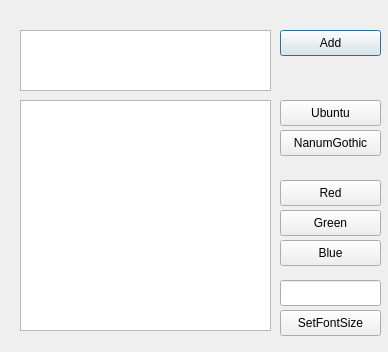
<?xml version="1.0" encoding="UTF-8"?>
<ui version="4.0">
 <class>Dialog</class>
 <widget class="QDialog" name="Dialog">
  <property name="geometry">
   <rect>
    <x>0</x>
    <y>0</y>
    <width>388</width>
    <height>352</height>
   </rect>
  </property>
  <property name="windowTitle">
   <string>Dialog</string>
  </property>
  <widget class="QTextEdit" name="Input">
   <property name="geometry">
    <rect>
     <x>20</x>
     <y>30</y>
     <width>251</width>
     <height>61</height>
    </rect>
   </property>
  </widget>
  <widget class="QPushButton" name="Add">
   <property name="geometry">
    <rect>
     <x>280</x>
     <y>30</y>
     <width>101</width>
     <height>26</height>
    </rect>
   </property>
   <property name="text">
    <string>Add</string>
   </property>
  </widget>
  <widget class="QTextEdit" name="Output">
   <property name="geometry">
    <rect>
     <x>20</x>
     <y>100</y>
     <width>251</width>
     <height>231</height>
    </rect>
   </property>
   <property name="readOnly">
    <bool>true</bool>
   </property>
  </widget>
  <widget class="QPushButton" name="FontUbuntu">
   <property name="geometry">
    <rect>
     <x>280</x>
     <y>100</y>
     <width>101</width>
     <height>26</height>
    </rect>
   </property>
   <property name="text">
    <string>Ubuntu</string>
   </property>
  </widget>
  <widget class="QPushButton" name="FontNanumGothic">
   <property name="geometry">
    <rect>
     <x>280</x>
     <y>130</y>
     <width>101</width>
     <height>26</height>
    </rect>
   </property>
   <property name="text">
    <string>NanumGothic</string>
   </property>
  </widget>
  <widget class="QPushButton" name="Red">
   <property name="geometry">
    <rect>
     <x>280</x>
     <y>180</y>
     <width>101</width>
     <height>26</height>
    </rect>
   </property>
   <property name="text">
    <string>Red</string>
   </property>
  </widget>
  <widget class="QPushButton" name="Green">
   <property name="geometry">
    <rect>
     <x>280</x>
     <y>210</y>
     <width>101</width>
     <height>26</height>
    </rect>
   </property>
   <property name="text">
    <string>Green</string>
   </property>
  </widget>
  <widget class="QPushButton" name="Blue">
   <property name="geometry">
    <rect>
     <x>280</x>
     <y>240</y>
     <width>101</width>
     <height>26</height>
    </rect>
   </property>
   <property name="text">
    <string>Blue</string>
   </property>
  </widget>
  <widget class="QLineEdit" name="FontSize">
   <property name="geometry">
    <rect>
     <x>280</x>
     <y>280</y>
     <width>101</width>
     <height>26</height>
    </rect>
   </property>
   <property name="inputMethodHints">
    <set>Qt::ImhDigitsOnly</set>
   </property>
  </widget>
  <widget class="QPushButton" name="SetFontSize">
   <property name="geometry">
    <rect>
     <x>280</x>
     <y>310</y>
     <width>101</width>
     <height>26</height>
    </rect>
   </property>
   <property name="text">
    <string>SetFontSize</string>
   </property>
  </widget>
 </widget>
 <resources/>
 <connections/>
</ui>
